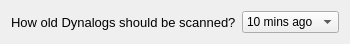
<?xml version="1.0" encoding="UTF-8"?>
<ui version="4.0">
 <class>TimeDialog</class>
 <widget class="QDialog" name="TimeDialog">
  <property name="geometry">
   <rect>
    <x>0</x>
    <y>0</y>
    <width>346</width>
    <height>43</height>
   </rect>
  </property>
  <property name="windowTitle">
   <string>Time limit dialog</string>
  </property>
  <property name="modal">
   <bool>true</bool>
  </property>
  <layout class="QGridLayout" name="gridLayout">
   <item row="0" column="0">
    <layout class="QHBoxLayout" name="horizontalLayout">
     <item>
      <widget class="QLabel" name="label">
       <property name="font">
        <font>
         <pointsize>10</pointsize>
        </font>
       </property>
       <property name="text">
        <string>How old Dynalogs should be scanned?</string>
       </property>
      </widget>
     </item>
     <item>
      <widget class="QComboBox" name="comboBoxTime">
       <property name="font">
        <font>
         <weight>50</weight>
         <bold>false</bold>
        </font>
       </property>
       <item>
        <property name="text">
         <string>10 mins ago</string>
        </property>
       </item>
       <item>
        <property name="text">
         <string>30 mins ago</string>
        </property>
       </item>
       <item>
        <property name="text">
         <string>3 hrs ago</string>
        </property>
       </item>
       <item>
        <property name="text">
         <string>1 day ago</string>
        </property>
       </item>
      </widget>
     </item>
    </layout>
   </item>
  </layout>
 </widget>
 <resources/>
 <connections/>
</ui>
